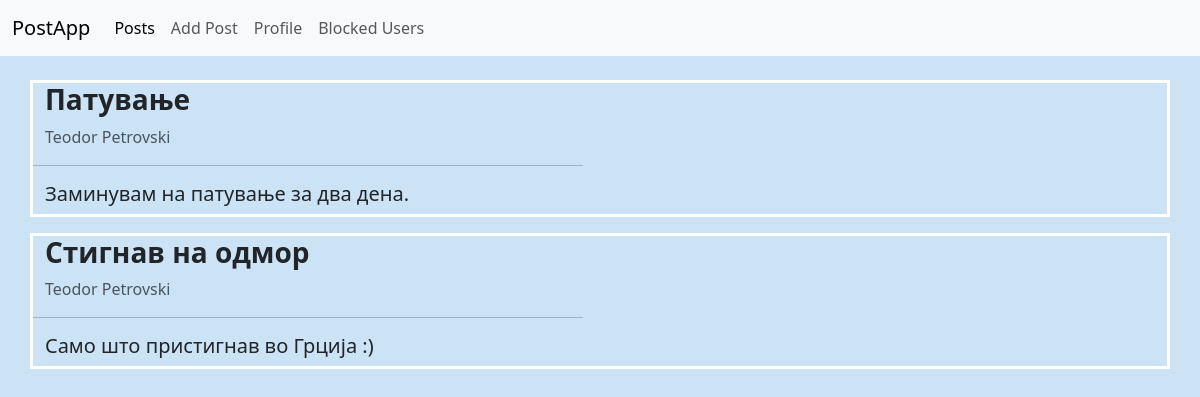
Screenshot of /posts/ (signed in) with the database file from the repository.
### postApp/models.py (models this page shows, shortened)
class Post(models.Model):
    title=models.CharField(max_length=30)
    content=models.TextField()
    author=models.ForeignKey(Author,on_delete=models.CASCADE)
    createdOn=models.DateTimeField(auto_now_add=True)
    updatedOn=models.DateTimeField(auto_now=True)

class Author(models.Model):
    name=models.CharField(max_length=30)
    surname=models.CharField(max_length=30)
    profile_picture=models.ImageField(upload_to="profile_images/", null=True, blank=True)
    profession=models.CharField(max_length=30)
    user=models.ForeignKey(User, on_delete=models.CASCADE, null=True, blank=True)

### postApp/views.py (the view)
# urls.py: path('posts/',posts,name="posts"),
def posts(request):
    blocked_from=BlockedUser.objects.filter(blocking_user__user=request.user).values_list("blocked_user__user",flat=True)
    postSet=Post.objects.exclude(author__user__in = blocked_from).exclude(author__user=request.user).all()
    return render(request,"posts.html",{"posts":postSet})

### templates/posts.html (shortened to what this page needs)
<!DOCTYPE html>
<html lang="en">
<head>
  <link href="https://cdn.jsdelivr.net/npm/bootstrap@5.3.0/dist/css/bootstrap.min.css" rel="stylesheet">
</head>
<body style="background-color: #cbe3f5">
<nav class="navbar navbar-expand-lg bg-body-tertiary">
  <div class="container-fluid">
    <a class="navbar-brand" href="#">PostApp</a>
    <div class="collapse navbar-collapse" id="navbarNav">
      <ul class="navbar-nav">
        <li class="nav-item">
          <a class="nav-link active" aria-current="page" href="{% url 'posts' %}">Posts</a>
        </li>
        <li class="nav-item">
          <a class="nav-link" href="{% url 'add' %}">Add Post</a>
        </li>
        <li class="nav-item">
          <a class="nav-link" href="{% url 'profile' %}">Profile</a>
        </li>
        <li class="nav-item">
          <a class="nav-link" href="{% url 'blocked' %}">Blocked Users</a>
        </li>
      </ul>
    </div>
  </div>
</nav>
<div class="container pt-4">
  {% for post in posts %}
  <div class="row border border-white border-3 mb-3">
      <h3 class="fw-bold">{{ post.title }}</h3>
      <p class="text-muted">{{ post.author.name }} {{ post.author.surname }}</p>
      <hr style="width: 550px">
      <h5 class="fw-light" >{{ post.content }}</h5>
  </div>
  {% endfor %}
</div>
</body>
</html>

### rows the page displays
Post: title "Патување", author.name "Teodor", author.surname "Petrovski", content "Заминувам на патување за два дена."
Post: title "Стигнав на одмор", author.name "Teodor", author.surname "Petrovski", content "Само што пристигнав во Грција :)"
